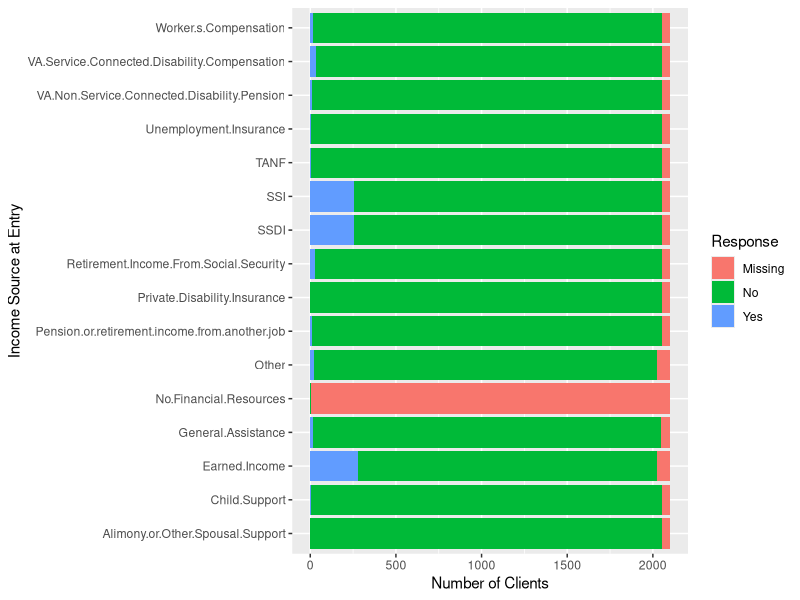
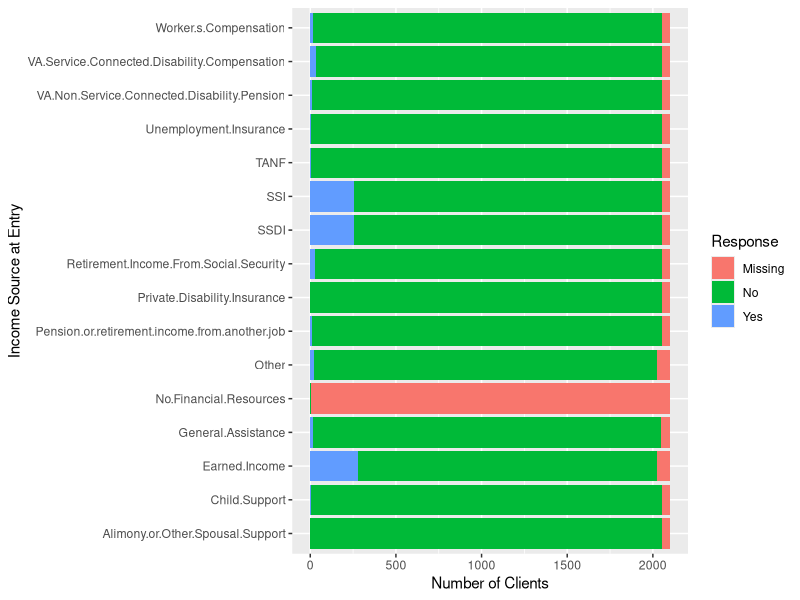

Write the R code that produced these figures, in order.
# ANY INCOME PLOT
library(tidyverse)

#setwd("C:/Users/tshin/Documents/GitHub/bios611-projects-fall-2019-tshing17/project_3/")
first<-read.delim('../data/analytic_first.tsv', sep="\t", header=TRUE, na.strings = c("", "NA"))

# bar chart income sources
income = first %>% select(EE.UID, Client.ID, Alimony.or.Other.Spousal.Support:Any.Income.Source)

income2 = data.frame(Yes=apply(select(income,-EE.UID, -Client.ID, -Any.Income.Source),2, function(x){sum(x=='Yes', na.rm=TRUE)}),
                    No=apply(select(income,-EE.UID, -Client.ID, -Any.Income.Source),2, function(x){sum(x=='No', na.rm=TRUE)}),
                    Missing=apply(select(income,-EE.UID, -Client.ID, -Any.Income.Source),2, function(x){sum(is.na(x))}))
income2 = rownames_to_column(income2, "Type")

income2 = income2 %>% 
  gather('Yes', 'No', 'Missing', key = "Category", value = "Freq") %>%
  arrange(Type)

income_plot = ggplot(data=income2, aes(x=Type, y=Freq, fill=Category))+
  geom_col(position="stack")+
  coord_flip()+
  labs(y='Number of Clients', x='Income Source at Entry')+
  scale_fill_discrete(name = "Response")
income_plot

ggsave("../results/income_plot.png", income_plot)
